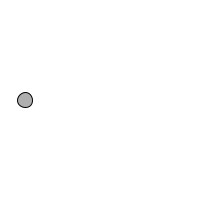
Frame 1 (no input)
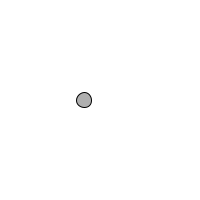
Frame 60 (the mouse pressed at the canvas centre just before this capture)
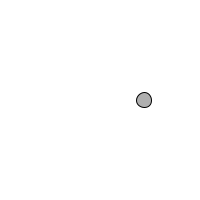
Frame 120 (the mouse held since frame 60 and released just before this capture)

The Processing sketch that drew these frames (run headless with seeded random() and noise(); from frame 60 on, the mouse is pressed at the canvas centre):

// Processing sketch: simpleAnimation
// ── simpleAnimation.pde
int circleX = 25;
int circleY = 100;

void setup()
{
  size(200, 200);
  stroke(0);
  fill(175);
  smooth();
}

void draw()
{
  background(255);
  ellipse(circleX, circleY, 15, 15);
  circleX = circleX + 1;
}
